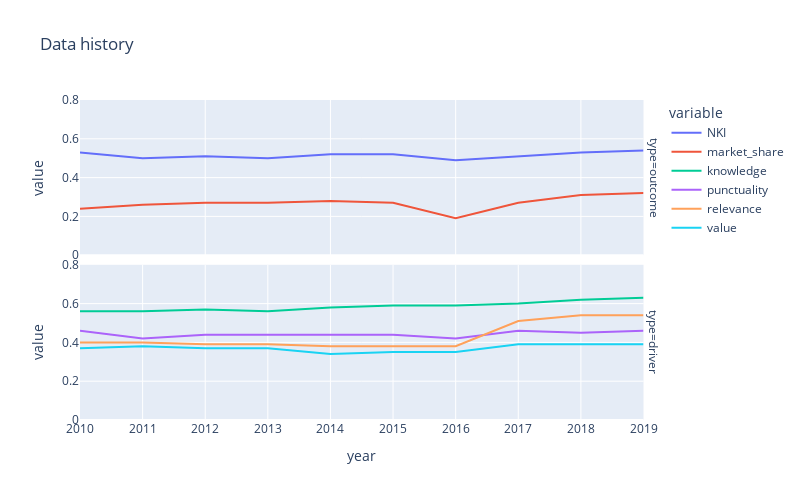

Write notebook code for a chart like this one.
### Code cell
# fig = px.line(data_df, x='year', y='value', color='variable',
#               width=800, height=500, range_y = [0, 0.8], line_dash='type',
#               category_orders={'variable':['NKI', 'market_share', 'knowledge', 'punctuality', 'relevance', 'value'],
#                               'type':['outcome', 'driver']},
#               title='Data history')
fig = px.line(data_df, x='year', y='value', color='variable',
              width=800, height=500, range_y = [0, 0.8], facet_row='type',
              category_orders={'variable':['NKI', 'market_share', 'knowledge', 'punctuality', 'relevance', 'value'],
                              'type':['outcome', 'driver']},
              title='Data history')

fig.update_layout(xaxis = {'nticks':10})
fig.show()

### Figure 1 — Plotly figure (JSON) as saved in the notebook; plotly's stock layout.template omitted (floating-point values rounded to 4 significant figures)
{"data": [{"hovertemplate": "variable=NKI<br>type=outcome<br>year=%{x}<br>value=%{y}<extra></extra>", "legendgroup": "NKI", "line": {"color": "#636efa", "dash": "solid"}, "mode": "lines", "name": "NKI", "orientation": "v", "showlegend": true, "type": "scatter", "x": [2010, 2011, 2012, 2013, 2014, 2015, 2016, 2017, 2018, 2019], "xaxis": "x2", "y": [0.53, 0.5, 0.51, 0.5, 0.52, 0.52, 0.49, 0.51, 0.53, 0.54], "yaxis": "y2"}, {"hovertemplate": "variable=market_share<br>type=outcome<br>year=%{x}<br>value=%{y}<extra></extra>", "legendgroup": "market_share", "line": {"color": "#EF553B", "dash": "solid"}, "mode": "lines", "name": "market_share", "orientation": "v", "showlegend": true, "type": "scatter", "x": [2010, 2011, 2012, 2013, 2014, 2015, 2016, 2017, 2018, 2019], "xaxis": "x2", "y": [0.24, 0.26, 0.27, 0.27, 0.28, 0.27, 0.19, 0.27, 0.31, 0.32], "yaxis": "y2"}, {"hovertemplate": "variable=knowledge<br>type=driver<br>year=%{x}<br>value=%{y}<extra></extra>", "legendgroup": "knowledge", "line": {"color": "#00cc96", "dash": "solid"}, "mode": "lines", "name": "knowledge", "orientation": "v", "showlegend": true, "type": "scatter", "x": [2010, 2011, 2012, 2013, 2014, 2015, 2016, 2017, 2018, 2019], "xaxis": "x", "y": [0.56, 0.56, 0.57, 0.56, 0.58, 0.59, 0.59, 0.6, 0.62, 0.63], "yaxis": "y"}, {"hovertemplate": "variable=punctuality<br>type=driver<br>year=%{x}<br>value=%{y}<extra></extra>", "legendgroup": "punctuality", "line": {"color": "#ab63fa", "dash": "solid"}, "mode": "lines", "name": "punctuality", "orientation": "v", "showlegend": true, "type": "scatter", "x": [2010, 2011, 2012, 2013, 2014, 2015, 2016, 2017, 2018, 2019], "xaxis": "x", "y": [0.46, 0.42, 0.44, 0.44, 0.44, 0.44, 0.42, 0.46, 0.45, 0.46], "yaxis": "y"}, {"hovertemplate": "variable=relevance<br>type=driver<br>year=%{x}<br>value=%{y}<extra></extra>", "legendgroup": "relevance", "line": {"color": "#FFA15A", "dash": "solid"}, "mode": "lines", "name": "relevance", "orientation": "v", "showlegend": true, "type": "scatter", "x": [2010, 2011, 2012, 2013, 2014, 2015, 2016, 2017, 2018, 2019], "xaxis": "x", "y": [0.4, 0.4, 0.39, 0.39, 0.38, 0.38, 0.38, 0.51, 0.54, 0.54], "yaxis": "y"}, {"hovertemplate": "variable=value<br>type=driver<br>year=%{x}<br>value=%{y}<extra></extra>", "legendgroup": "value", "line": {"color": "#19d3f3", "dash": "solid"}, "mode": "lines", "name": "value", "orientation": "v", "showlegend": true, "type": "scatter", "x": [2010, 2011, 2012, 2013, 2014, 2015, 2016, 2017, 2018, 2019], "xaxis": "x", "y": [0.37, 0.38, 0.37, 0.37, 0.34, 0.35, 0.35, 0.39, 0.39, 0.39], "yaxis": "y"}], "layout": {"annotations": [{"font": {}, "showarrow": false, "text": "type=driver", "textangle": 90, "x": 0.98, "xanchor": "left", "xref": "paper", "y": 0.2425, "yanchor": "middle", "yref": "paper"}, {"font": {}, "showarrow": false, "text": "type=outcome", "textangle": 90, "x": 0.98, "xanchor": "left", "xref": "paper", "y": 0.7575, "yanchor": "middle", "yref": "paper"}], "height": 500, "legend": {"title": {"text": "variable"}, "tracegroupgap": 0}, "title": {"text": "Data history"}, "width": 800, "xaxis": {"anchor": "y", "domain": [0, 0.98], "nticks": 10, "title": {"text": "year"}}, "xaxis2": {"anchor": "y2", "domain": [0, 0.98], "matches": "x", "showticklabels": false}, "yaxis": {"anchor": "x", "domain": [0, 0.485], "range": [0, 0.8], "title": {"text": "value"}}, "yaxis2": {"anchor": "x2", "domain": [0.515, 1], "matches": "y", "range": [0, 0.8], "title": {"text": "value"}}}}
